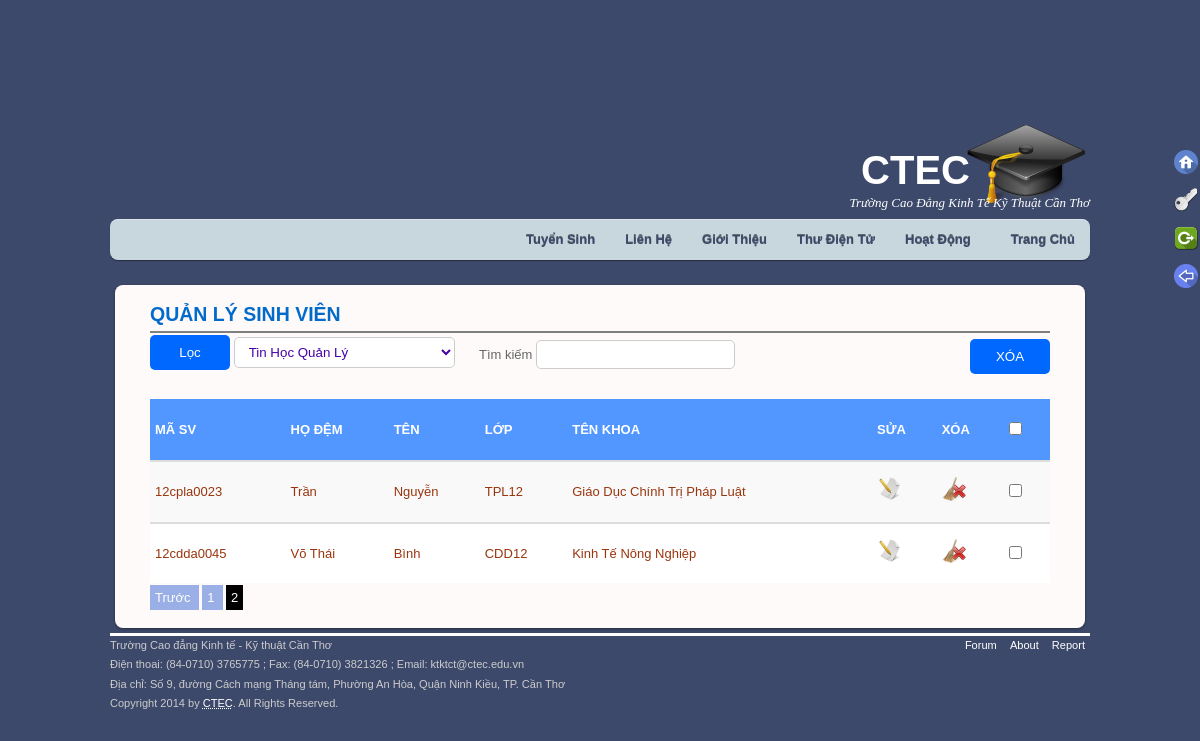
Page /php/QLSV.php?page=2 (signed in) on the committed database.
### tables this page shows
CREATE TABLE IF NOT EXISTS `sinhvien` (
  `idsinhvien` int(11) NOT NULL AUTO_INCREMENT,
  `masv` varchar(50) NOT NULL,
  `hodem` varchar(50) NOT NULL,
  `ten` varchar(50) NOT NULL,
  `idkhoa` int(11) NOT NULL,
  `lop` varchar(50) NOT NULL,
  PRIMARY KEY (`idsinhvien`)
);

CREATE TABLE IF NOT EXISTS `khoa` (
  `idkhoa` int(11) NOT NULL AUTO_INCREMENT,
  `tenkhoa` varchar(45) DEFAULT NULL,
  PRIMARY KEY (`idkhoa`)
);

### php/ketnoi.php (called while the page is built, shortened)
<?php
$host= 'http://'.$_SERVER['HTTP_HOST'].'/';
$images=$host.'images/';
$page=$host.'index.php?page=';
?>

### includes/div_QTSV.php (the view, shortened to what this page needs)
<article id="post clearfix" class="post clearfix">
	 <h1 class="post-title"><a href="#">QUẢN LÝ SINH VIÊN</a></h1>
                <hr color="gray" />
					<?php if (isset ( $_SESSION ["tendangnhap"] )) {
						if (! isset ( $_GET ['ok'] )) {
							$start = ($_GET ['page'] - 1) * 5;
							$select = "select masv, hodem, ten, lop, tenkhoa, idsinhvien ";
							$select .= "from sinhvien, khoa ";
							$select .= "where  sinhvien.idkhoa=khoa.idkhoa limit $start, 5";
							$kq = mysql_query ( $select, $connect );
							if($kq){
							$num = mysql_num_rows ( $kq );
							if ($num > 0) {
								echo '<form name="form1" method="post" action="checkSV.php">';
								echo "<input type='submit' value='XÓA' name='delete' id='delete'/>";
								$sel = "select masv, hodem, ten, lop, tenkhoa, idsinhvien ";
							$sel .= "from sinhvien, khoa ";
							$sel .= "where  sinhvien.idkhoa=khoa.idkhoa";
								$res = mysql_query ( $sel, $connect );
								$number = mysql_num_rows ( $res );
								$tst = floor ( $number / 5 )+1;
							}else{
									echo "<br /><img src='".$images."del.png'><h2 style='margin-left: 150px;'>không có dữ liệu để hiện thị!</h2>";
							} ?>
								<br /><br />
								<?php if($num>0){ ?> <table>
						<thead><tr><th>Mã SV</th><th>Họ Đệm<th>Tên</th>
					<th>LỚP</th><th>Tên Khoa</th><th>Sửa</th><th>Xóa</th><th>
					<input type='checkbox' id='selectall' />
					</th></tr></thead> <tbody> <?php }
					else{
											echo "<br /><img src='".$images."del.png'><h2 style='margin-left: 150px;'>không có dữ liệu để hiện thị!</h2>";
											} ?>
							<?php	while ( $row = mysql_fetch_array ( $kq ) ) {
									echo "<tr>";
							echo "<td>$row[0]</td>";
							echo "<td>$row[1]</td>";
							echo "<td>$row[2]</td>";
							echo "<td>$row[3]</td>";
							echo "<td>$row[4]</td>";
							echo "<td><a href='".$page."suasinhvien&&idsinhvien=$row[idsinhvien]'><img src='".$images."edit.png' /></td>";
							echo "<td><a href=\"#\" onclick=\"delsv_notpaging('$_GET[page]', '$row[idsinhvien]');\"><img src='".$images."xoa.png' /></a></td>";
							echo "<td><input class='checkbox1' name='checkbox[]' type='checkbox'
						value='$row[idsinhvien]' /></td></tr>";
						}
						echo "</tbody></table>";
						echo "</form>";
						if ($_GET ['page'] > 1) {
									echo '<a class="a" href="QLSV.php?page=' . ($_GET ['page'] - 1) . '">Trước </a>';
								}
								for($i = 1; $i <= $tst; $i ++) {
									if ($i == $_GET ['page']) {
										echo ' <a href="#" class="active">' . $i . '</a> ';
									} else {
										echo '<a class="a" href="QLSV.php?page=' . $i . '">' . $i . ' </a>  ';
									}
								}
							} else {
								echo "<br /><img src='".$images."del.png'><h2 style='margin-left: 150px;'>không có dữ liệu để hiện thị!</h2>";
							}
						}
					}
					else {
						header ( "location: ../dangnhap.php" );
					}
					?>
						<?php if($num>0){ ?>
			<form id="filter" action='QLSV.php' method='get'>
				<input  class="filterbtn" type='submit' name='ok' value='Lọc' />
				<select class="input" name='selkhoa'>;
						<?php
						$re = mysql_query ( "SELECT * FROM khoa" );
						for(; $row = mysql_fetch_array ( $re );) {
							echo "<option value='" . $row ['idkhoa'] . "'>" . $row ['tenkhoa'] . "</option>";
						}
						?>
					</select>
			</form>
			<?php } ?>
			</article>

### css/main.css (style rules this page uses)
html, body,div, dl, form, h1, h2, h3, h4, h5, h6, ol, p, pre, table, ul, dd, dt, li, tbody, td, tfoot, th, thead, tr, button, br, img, q, span { margin: 0; padding: 0 }
img { border: 0; outline: none }
img { max-width: 100%; height: auto; width: auto\9; }
article, aside, details, figcaption, figure, footer, header, hgroup, menu, nav, section { display: block }
body { background: #3D496B; font: 13px/150% Arial, Helvetica, sans-serif; color: #666 }
a { color: #026acb; text-decoration: none; outline: none; target: _blank }
input[type="submit"] { background: #0067ff; border: 0; color: #fff; outline: none; width: 80px; padding: 10px; outline: none; border-radius: 5px }
table { display: table; border: 0; border-spacing: 0; width: 100%; text-align: left; margin: 5px auto }
th { padding: 5px; text-transform: uppercase; color: white; background: #5197FF; display: table-cell; font-weight: bold; vertical-align: middle; padding-top: 20px; padding-bottom: 20px }
td { padding: 5px; border-top: 2px solid #ddd; padding-top: 15px; padding-bottom: 15px; color: #9A350E }
tr:nth-child(even) { background-color: #f9f9f9 }

### css/database.css (style rules this page uses)
.input { background: #fff; border: 1px solid #ccc; padding: 6px 10px; outline: none; -webkit-border-radius: 5px; -moz-border-radius: 5px; border-radius: 5px; color: #4700A8 }

### css/QT.css (style rules this page uses)
.a { padding: 5px; margin-right: 3px; color:#fff; background: #9aafe5; }
#filter { position: absolute; top: 50px; left: 35px }
#delete { margin-left: 820px; margin-top: 0px; }
.active { background: black; color: white; padding: 5px; }

### rows in the picture
sinhvien: masv "12cpla0023", hodem "Trần", ten "Nguyễn", lop "TPL12", idkhoa.tenkhoa "Giáo Dục Chính Trị Pháp Luật"
sinhvien: masv "12cdda0045", hodem "Võ Thái", ten "Bình", lop "CDD12", idkhoa.tenkhoa "Kinh Tế Nông Nghiệp"

### other values in the picture
form field selkhoa "Tin Học Quản Lý"
